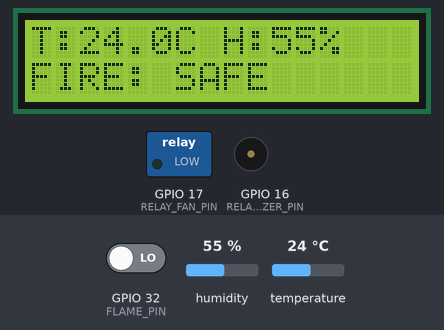
The sketch below on a simulated ESP32. Parts: 16×2 character LCD, switched loads named in the sketch (green lamp = pin HIGH), buzzer (waves = sounding, pin HIGH). The test bench sets the inputs (shaded band); at power-on: GPIO 32 (FLAME_PIN) LOW, humidity 55 %, temperature 24 °C. WiFi joins after 1.5 s; servers stay silent unless stated; uploads are accepted with an empty reply; what the sketch prints to the serial monitor is not drawn.

Above: at 3.8 s.
3.9 s: GPIO 32 (FLAME_PIN) driven HIGH
At 5.3 s:
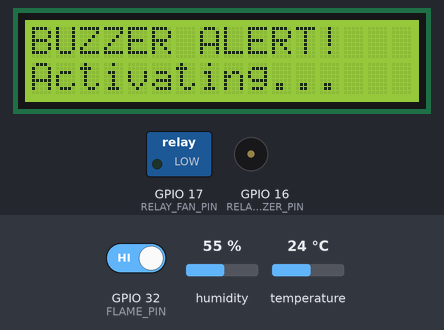
9.5 s: humidity set to 22 %
At 11.5 s:
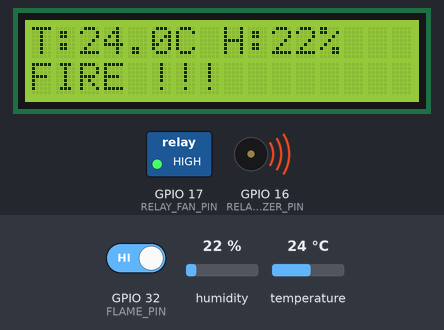
12.4 s: GPIO 32 (FLAME_PIN) driven LOW
At 15.1 s:
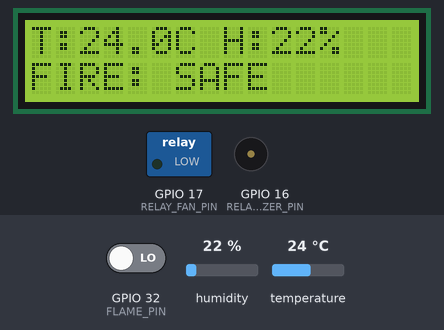
15.5 s: temperature set to 12 °C
At 17.9 s:
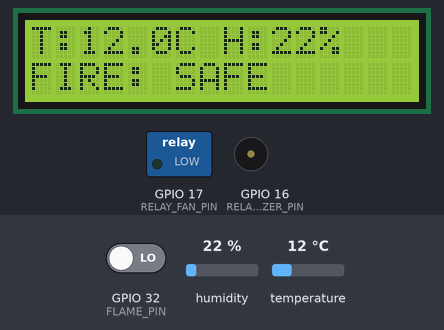
18.2 s: humidity set to 40 %
At 20.8 s:
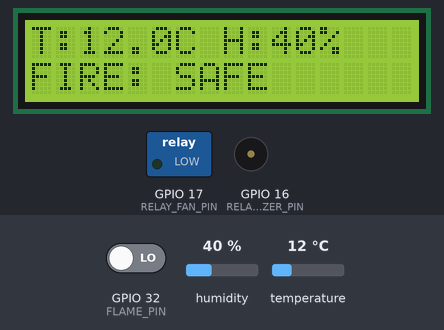
21.2 s: temperature set to 19 °C
At 23.6 s:
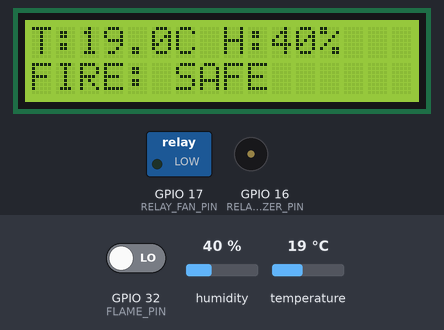
Timing chart, 0 to 25.1 s (numbered marks = the images above; inputs shaded):
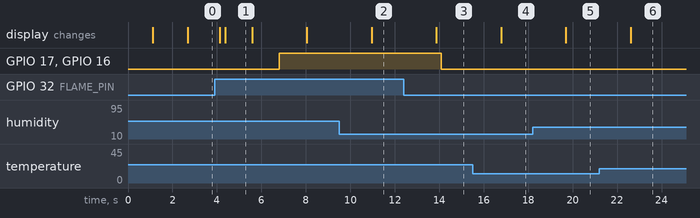

Measured:
- after the input at 3.9 s, GPIO 17 (RELAY_FAN_PIN), GPIO 16 (RELAY_BUZZER_PIN): LOW → HIGH after 2.9 s; the display: first changes after 0.23 s (image 1 shows a later state)
- after the input at 9.5 s, the display: changes after 1.5 s (image 2)
- after the input at 12.4 s, GPIO 17 (RELAY_FAN_PIN), GPIO 16 (RELAY_BUZZER_PIN): HIGH → LOW after 1.7 s; the display: changes after 1.5 s (image 3)
- after the input at 15.5 s, the display: changes after 1.3 s (image 4)
- after the input at 18.2 s, the display: changes after 1.5 s (image 5)
- after the input at 21.2 s, the display: changes after 1.4 s (image 6)
- what the display in image 1 shows lasts 1.2 s, from 4.4 s to 5.6 s

The sketch:

ESP32.ino
```cpp
#include <WiFi.h>
#include <HTTPClient.h>
#include <ArduinoJson.h>

#include <Wire.h>
#include <LiquidCrystal_I2C.h>

#include "DHT.h"

// ================== WiFi & Server ==================
const char* WIFI_SSID = "sanctuary 2.4G";  // <-- ใส่ WiFi ของคุณ
const char* WIFI_PASSWORD = "11223344";    // <-- ใส่รหัส WiFi

// URL API ของ Next.js (รันบน Mac)
const char* SERVER_URL = "http://192.168.1.242:3000/api/sensor";  // ส่ง sensor
const char* CONTROL_URL = "http://192.168.1.242:3000/api/onoff";  // 👈 ดึงสถานะรีเลย์

bool lastBuzzerState = false;
bool lastFanState = false;

bool lastManualBuzzer = false;
bool lastManualFan = false;

// state จาก DB
bool manualBuzzer = false;
bool manualFan = false;

const char* DEVICE_ID = "esp32-lab-01";  // ชื่อบอร์ดใน DB

// ถ้า true = ส่งเฉพาะตอนเจอไฟไหม้
// ถ้า false = ส่งทุกครั้ง
const bool SEND_ONLY_ON_FLAME = false;

// ถ้าอยากใช้ PUT แทน POST ให้เปลี่ยนเป็น true
const bool USE_HTTP_PUT = false;


// ================== PIN CONFIG ==================
#define DHTPIN 4
#define DHTTYPE DHT11  // ถ้าใช้ DHT22 ให้เปลี่ยนเป็น DHT22

const int FLAME_PIN = 32;         // เซนเซอร์ไฟ
const int RELAY_BUZZER_PIN = 16;  // รีเลย์ต่อ Buzzer
const int RELAY_FAN_PIN = 17;     // รีเลย์ต่อพัดลม

// ================== OBJECTS ==================
DHT dht(DHTPIN, DHTTYPE);
LiquidCrystal_I2C lcd(0x27, 16, 2);  // 0x27 หรือ 0x3F แล้วแต่โมดูล

// ================== WIFI ==================
void connectWiFi() {
  Serial.println();
  Serial.println("Connecting to WiFi...");
  Serial.print("SSID: ");
  Serial.println(WIFI_SSID);

  lcd.clear();
  lcd.setCursor(0, 0);
  lcd.print("Connecting WiFi");
  lcd.setCursor(0, 1);
  lcd.print(WIFI_SSID);

  WiFi.mode(WIFI_STA);
  WiFi.begin(WIFI_SSID, WIFI_PASSWORD);

  int retry = 0;
  while (WiFi.status() != WL_CONNECTED && retry < 30) {
    delay(500);
    Serial.print(".");
    retry++;
  }

  if (WiFi.status() == WL_CONNECTED) {
    Serial.println();
    Serial.print("WiFi connected, IP: ");
    Serial.println(WiFi.localIP());

    lcd.clear();
    lcd.setCursor(0, 0);
    lcd.print("WiFi Connected");
    lcd.setCursor(0, 1);
    lcd.print(WiFi.localIP().toString());
  } else {
    Serial.println();
    Serial.println("WiFi FAILED!");

    lcd.clear();
    lcd.setCursor(0, 0);
    lcd.print("WiFi FAILED");
  }
}

// ================== SEND TO SERVER ==================
void sendSensorToServer(float temperature, float humidity, bool flameDetected) {
  if (WiFi.status() != WL_CONNECTED) {
    Serial.println("[HTTP] WiFi not connected, skip sending");
    return;
  }

  HTTPClient http;
  http.begin(SERVER_URL);
  http.addHeader("Content-Type", "application/json");

  // ใช้ ArduinoJson สร้าง JSON body
  StaticJsonDocument<256> doc;
  doc["device_id"] = DEVICE_ID;
  doc["temperature"] = temperature;
  doc["humidity"] = humidity;
  doc["flame_detected"] = flameDetected;

  String requestBody;
  serializeJson(doc, requestBody);

  Serial.println("====== HTTP REQUEST ======");
  Serial.println(requestBody);

  int httpCode;
  if (USE_HTTP_PUT) {
    httpCode = http.PUT(requestBody);  // ใช้ PUT
  } else {
    httpCode = http.POST(requestBody);  // ใช้ POST
  }

  if (httpCode > 0) {
    Serial.printf("[HTTP] Response code: %d\n", httpCode);
    String payload = http.getString();
    Serial.println("[HTTP] Response body:");
    Serial.println(payload);
  } else {
    Serial.printf("[HTTP] Error: %s\n", http.errorToString(httpCode).c_str());
  }

  http.end();
}

void fetchManualControlFromServer() {
  if (WiFi.status() != WL_CONNECTED) {
    Serial.println("[CTRL] WiFi not connected, skip control fetch");
    return;
  }

  HTTPClient http;
  http.begin(CONTROL_URL);

  Serial.println("[CTRL] GET manual control...");
  int httpCode = http.GET();

  if (httpCode > 0) {
    Serial.printf("[CTRL] HTTP code: %d\n", httpCode);
    String payload = http.getString();
    Serial.println("[CTRL] Response:");
    Serial.println(payload);

    StaticJsonDocument<256> doc;
    DeserializationError err = deserializeJson(doc, payload);
    if (err) {
      Serial.print("[CTRL] JSON parse error: ");
      Serial.println(err.c_str());
    } else {
      // คาดว่าได้ object เดียว เช่น { "type":"manual_control", "buzzer":true, "fan":false }
      const char* type = doc["type"] | "";
      if (strcmp(type, "manual_control") == 0) {

        bool newBuzzer = doc["buzzer"] | false;
        bool newFan = doc["fan"] | false;

        // ===== แสดง LCD เมื่อค่าใน DB เปลี่ยน =====
        if (newBuzzer != manualBuzzer) {
          showDBUpdate("BUZZER", newBuzzer);
        }

        if (newFan != manualFan) {
          showDBUpdate("FAN", newFan);
        }

        manualBuzzer = newBuzzer;
        manualFan = newFan;
      }
    }
  } else {
    Serial.printf("[CTRL] HTTP error: %s\n", http.errorToString(httpCode).c_str());
  }

  http.end();
}

void showRelayWarning(const char* line1, const char* line2, int delayMs) {
  lcd.clear();
  lcd.setCursor(0, 0);
  lcd.print(line1);
  lcd.setCursor(0, 1);
  lcd.print(line2);
  delay(delayMs);
}

void showDBUpdate(const char* device, bool state) {
  lcd.clear();
  lcd.setCursor(0, 0);
  lcd.print("DB CONTROL");
  lcd.setCursor(0, 1);
  lcd.print(device);
  lcd.print(state ? ": ON" : ": OFF");
  delay(1200);
}

// ================== SETUP ==================
void setup() {
  Serial.begin(115200);
  delay(1000);

  // LCD
  lcd.init();
  lcd.backlight();
  lcd.setCursor(0, 0);
  lcd.print("Smart Lab ESP32");

  // DHT
  dht.begin();

  // Pin modes
  pinMode(FLAME_PIN, INPUT);
  pinMode(RELAY_BUZZER_PIN, OUTPUT);
  pinMode(RELAY_FAN_PIN, OUTPUT);

  digitalWrite(RELAY_BUZZER_PIN, LOW);  // เริ่มต้นปิดรีเลย์
  digitalWrite(RELAY_FAN_PIN, LOW);

  // WiFi
  Serial.println(WiFi.localIP());
  connectWiFi();
}

// ================== LOOP ==================
void loop() {
  // อ่านค่าเซนเซอร์
  float temperature = dht.readTemperature();
  float humidity = dht.readHumidity();
  int flameValue = digitalRead(FLAME_PIN);
  bool flameDetected = (flameValue == HIGH);  // ถ้าใช้โมดูลที่ active LOW

  // เช็คค่า DHT ว่าผิดปกติไหม
  if (isnan(temperature) || isnan(humidity)) {
    Serial.println("[DHT] Failed to read from DHT sensor!");
  }

  // ========== แสดงบน Serial Monitor ==========
  Serial.print("T: ");
  Serial.print(temperature);
  Serial.print("C | H: ");
  Serial.print(humidity);
  Serial.println("%");

  if (flameDetected) {
    Serial.println("!!! FIRE DETECTED !!!");
  }

  // ========== แสดงบน LCD ==========
  lcd.clear();
  lcd.setCursor(0, 0);
  lcd.print("T:");
  lcd.print(temperature, 1);
  lcd.print("C H:");
  lcd.print(humidity, 0);
  lcd.print("%");

  lcd.setCursor(0, 1);
  if (flameDetected) {
    lcd.print("FIRE !!!");
  } else {
    lcd.print("FIRE: SAFE");
  }

  // ========== ดึงสถานะ manual control จาก DB ==========
  fetchManualControlFromServer();  // เรียกทุกรอบ loop (ตอนนี้ดีเลย์ 5 วินาทีอยู่แล้ว)

  // ========== ตัดสินใจสถานะรีเลย์ ==========
  bool buzzerState = LOW;
  bool fanState = LOW;
  Serial.println("===== CONTROL DECISION =====");

  if (flameDetected) {
    Serial.println("MODE : FIRE EMERGENCY 🚨");
    buzzerState = HIGH;
    fanState = HIGH;
  } else {
    Serial.println("MODE : MANUAL CONTROL 🧠");
    buzzerState = manualBuzzer ? HIGH : LOW;
    fanState = manualFan ? HIGH : LOW;
  }

  Serial.print("Final BUZZER state : ");
  Serial.println(buzzerState ? "ON" : "OFF");
  Serial.print("Final FAN state    : ");
  Serial.println(fanState ? "ON" : "OFF");

  Serial.println("============================");

  if (flameDetected) {
    // ถ้าเจอไฟ -> บังคับให้เปิดทั้งสองอัน (โหมด safety)
    buzzerState = HIGH;
    fanState = HIGH;
  } else {
    // ถ้าไม่เจอไฟ -> ใช้ค่าจาก DB
    buzzerState = manualBuzzer ? HIGH : LOW;
    fanState = manualFan ? HIGH : LOW;
  }
  // ========== แสดงข้อความก่อนเปิดรีเลย์ ==========
  if (!lastBuzzerState && buzzerState) {
    showRelayWarning("BUZZER ALERT!", "Activating...", 1200);
  }

  if (!lastFanState && fanState) {
    showRelayWarning("FAN TURN ON", "Ventilating...", 1200);
  }

  // สั่งรีเลย์จริง
  digitalWrite(RELAY_BUZZER_PIN, buzzerState);
  digitalWrite(RELAY_FAN_PIN, fanState);

  // อัปเดตสถานะเดิม
  lastBuzzerState = buzzerState;
  lastFanState = fanState;

  // ========== ส่งข้อมูลเข้า DB ผ่าน Next.js ==========
  bool shouldSend = true;
  if (SEND_ONLY_ON_FLAME && !flameDetected) {
    shouldSend = false;
  }

  if (shouldSend) {
    sendSensorToServer(temperature, humidity, flameDetected);
  } else {
    Serial.println("[HTTP] Skip sending (no fire and SEND_ONLY_ON_FLAME = true)");
  }

  delay(1000);  // อ่านทุก 5 วินาที (ปรับได้)
}
```
